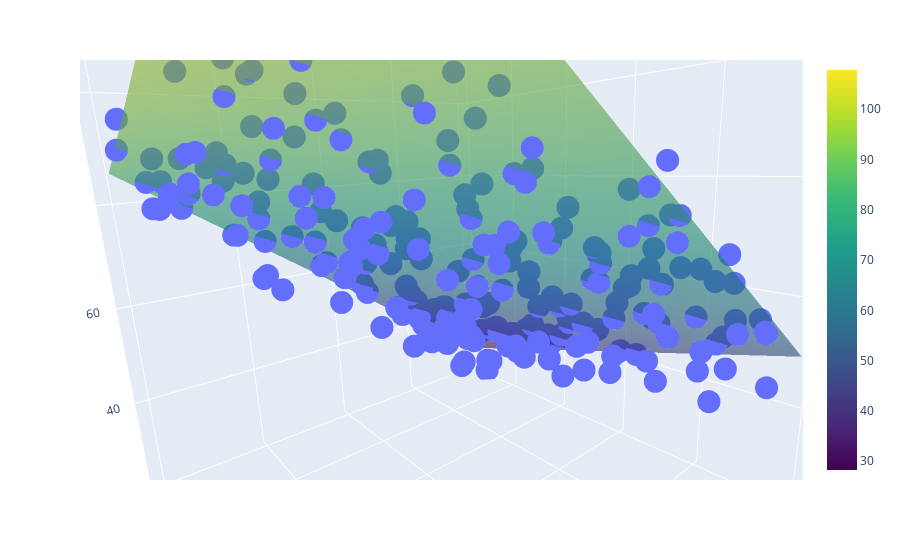

The code cell stored with this chart in its notebook:
### Code cell
x_values = np.linspace(data['Hours Studied'].min(),
                       data['Hours Studied'].max(), 10)
y_values = np.linspace(data['Attendance Rate (%)'].min(),
                       data['Attendance Rate (%)'].max(), 10)
xGrid, yGrid = np.meshgrid(x_values, y_values)


final = pd.DataFrame({
    "Hours Studied": xGrid.ravel(),
    "Attendance Rate (%)": yGrid.ravel()
})
z_final = model.predict(final).reshape(10, 10)
fig = px.scatter_3d(data, x='Hours Studied', 
                    y='Attendance Rate (%)', z='Final Exam Score')
fig.add_trace(go.Surface(x=x_values, y=y_values, z=z_final, 
                         colorscale="Viridis", opacity=0.6))

fig.show()

### Figure 1 — Plotly figure (JSON) as saved in the notebook; plotly's stock layout.template omitted (floating-point values rounded to 4 significant figures; data arrays with more than 128 entries replaced by an {"elided": "..."} marker saying what was removed)
{"data": [{"hovertemplate": "Hours Studied=%{x}<br>Attendance Rate (%)=%{y}<br>Final Exam Score=%{z}<extra></extra>", "legendgroup": "", "marker": {"color": "#636efa", "symbol": "circle"}, "mode": "markers", "name": "", "scene": "scene", "showlegend": false, "type": "scatter3d", "x": {"elided": "250 float values"}, "y": {"elided": "250 float values"}, "z": {"elided": "250 float values"}}, {"colorscale": [[0, "#440154"], [0.1111, "#482878"], [0.2222, "#3e4989"], [0.3333, "#31688e"], [0.4444, "#26828e"], [0.5556, "#1f9e89"], [0.6667, "#35b779"], [0.7778, "#6ece58"], [0.8889, "#b5de2b"], [1, "#fde725"]], "opacity": 0.6, "type": "surface", "x": [0.2199, 2.413, 4.606, 6.8, 8.993, 11.19, 13.38, 15.57, 17.77, 19.96], "y": [50.32, 55.82, 61.33, 66.83, 72.34, 77.84, 83.34, 88.85, 94.35, 99.86], "z": [[28.24, 34.62, 40.99, 47.37, 53.75, 60.12, 66.5, 72.87, 79.25, 85.63], [30.7, 37.08, 43.46, 49.83, 56.21, 62.58, 68.96, 75.34, 81.71, 88.09], [33.17, 39.54, 45.92, 52.29, 58.67, 65.05, 71.42, 77.8, 84.18, 90.55], [35.63, 42.0, 48.38, 54.76, 61.13, 67.51, 73.89, 80.26, 86.64, 93.01], [38.09, 44.47, 50.84, 57.22, 63.59, 69.97, 76.35, 82.72, 89.1, 95.48], [40.55, 46.93, 53.3, 59.68, 66.06, 72.43, 78.81, 85.19, 91.56, 97.94], [43.01, 49.39, 55.77, 62.14, 68.52, 74.9, 81.27, 87.65, 94.02, 100.4], [45.48, 51.85, 58.23, 64.61, 70.98, 77.36, 83.73, 90.11, 96.49, 102.9], [47.94, 54.31, 60.69, 67.07, 73.44, 79.82, 86.2, 92.57, 98.95, 105.3], [50.4, 56.78, 63.15, 69.53, 75.91, 82.28, 88.66, 95.03, 101.4, 107.8]]}], "layout": {"autosize": true, "legend": {"tracegroupgap": 0}, "margin": {"t": 60}, "scene": {"aspectmode": "auto", "aspectratio": {"x": 1, "y": 1, "z": 1}, "camera": {"center": {"x": 0, "y": 0, "z": 0}, "eye": {"x": 0.587, "y": 0.7603, "z": 0.2168}, "projection": {"type": "perspective"}, "up": {"x": -0.03254, "y": 0.03364, "z": 0.9989}}, "domain": {"x": [0, 1], "y": [0, 1]}, "xaxis": {"title": {"text": "Hours Studied"}, "type": "linear"}, "yaxis": {"title": {"text": "Attendance Rate (%)"}, "type": "linear"}, "zaxis": {"title": {"text": "Final Exam Score"}, "type": "linear"}}}}
